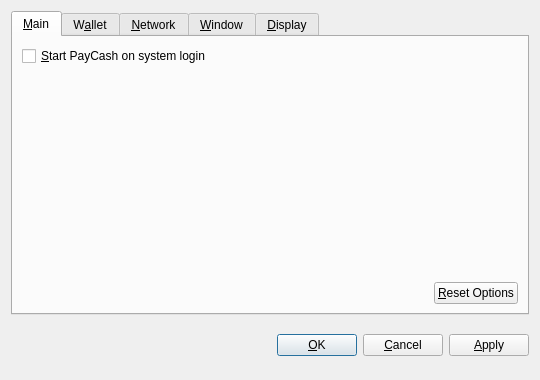
<?xml version="1.0" encoding="UTF-8"?>
<ui version="4.0">
 <class>OptionsDialog</class>
 <widget class="QDialog" name="OptionsDialog">
  <property name="geometry">
   <rect>
    <x>0</x>
    <y>0</y>
    <width>540</width>
    <height>380</height>
   </rect>
  </property>
  <property name="windowTitle">
   <string>Options</string>
  </property>
  <property name="modal">
   <bool>true</bool>
  </property>
  <layout class="QVBoxLayout" name="verticalLayout">
   <item>
    <widget class="QTabWidget" name="tabWidget">
     <property name="tabPosition">
      <enum>QTabWidget::North</enum>
     </property>
     <property name="currentIndex">
      <number>0</number>
     </property>
     <widget class="QWidget" name="tabMain">
      <attribute name="title">
       <string>&amp;Main</string>
      </attribute>
      <layout class="QVBoxLayout" name="verticalLayout_Main">
       <item>
        <widget class="QCheckBox" name="bitcoinAtStartup">
         <property name="toolTip">
          <string>Automatically start PayCash after logging in to the system.</string>
         </property>
         <property name="text">
          <string>&amp;Start PayCash on system login</string>
         </property>
        </widget>
       </item>
       <item>
        <spacer name="verticalSpacer_Main">
         <property name="orientation">
          <enum>Qt::Vertical</enum>
         </property>
         <property name="sizeHint" stdset="0">
          <size>
           <width>20</width>
           <height>40</height>
          </size>
         </property>
        </spacer>
       </item>
       <item>
        <layout class="QHBoxLayout" name="horizontalLayout_2_Main">
         <item>
          <spacer name="horizontalSpacer_2_Main">
           <property name="orientation">
            <enum>Qt::Horizontal</enum>
           </property>
           <property name="sizeHint" stdset="0">
            <size>
             <width>40</width>
             <height>20</height>
            </size>
           </property>
          </spacer>
         </item>
         <item>
          <widget class="QPushButton" name="resetButton">
           <property name="toolTip">
            <string>Reset all client options to default.</string>
           </property>
           <property name="text">
            <string>&amp;Reset Options</string>
           </property>
           <property name="autoDefault">
            <bool>false</bool>
           </property>
          </widget>
         </item>
        </layout>
       </item>
      </layout>
     </widget>
     <widget class="QWidget" name="tabWallet">
      <attribute name="title">
       <string>W&amp;allet</string>
      </attribute>
      <layout class="QVBoxLayout" name="verticalLayout_Network">
       <item>
        <widget class="QLabel" name="transactionFeeInfoLabel">
         <property name="text">
          <string>Optional transaction fee per kB that helps make sure your transactions are processed quickly. Most transactions are 1 kB.</string>
         </property>
         <property name="textFormat">
          <enum>Qt::PlainText</enum>
         </property>
         <property name="wordWrap">
          <bool>true</bool>
         </property>
        </widget>
       </item>
       <item>
        <layout class="QHBoxLayout" name="horizontalLayout_1_Main">
         <item>
          <widget class="QLabel" name="transactionFeeLabel">
           <property name="text">
            <string>Pay transaction &amp;fee</string>
           </property>
           <property name="textFormat">
            <enum>Qt::PlainText</enum>
           </property>
           <property name="buddy">
            <cstring>transactionFee</cstring>
           </property>
          </widget>
         </item>
         <item>
          <widget class="BitcoinAmountField" name="transactionFee"/>
         </item>
         <item>
          <spacer name="horizontalSpacer_1_Main">
           <property name="orientation">
            <enum>Qt::Horizontal</enum>
           </property>
           <property name="sizeHint" stdset="0">
            <size>
             <width>40</width>
             <height>20</height>
            </size>
           </property>
          </spacer>
         </item>
        </layout>
       </item>
       <item>
        <widget class="QLabel" name="label">
         <property name="text">
          <string>If you disable the spending of unconfirmed change, the change from a transaction cannot be used until that transaction has at least one confirmation. This also affects how your balance is computed.</string>
         </property>
         <property name="wordWrap">
          <bool>true</bool>
         </property>
        </widget>
       </item>
       <item>
        <widget class="QCheckBox" name="spendZeroConfChange">
         <property name="text">
          <string>Spend unconfirmed change  (experts only)</string>
         </property>
        </widget>
       </item>
       <item>
        <spacer name="verticalSpacer">
         <property name="orientation">
          <enum>Qt::Vertical</enum>
         </property>
         <property name="sizeHint" stdset="0">
          <size>
           <width>20</width>
           <height>40</height>
          </size>
         </property>
        </spacer>
       </item>
      </layout>
     </widget>
     <widget class="QWidget" name="tabNetwork">
      <attribute name="title">
       <string>&amp;Network</string>
      </attribute>
      <layout class="QVBoxLayout" name="verticalLayout_Network">
       <item>
        <widget class="QCheckBox" name="mapPortUpnp">
         <property name="toolTip">
          <string>Automatically open the PayCash client port on the router. This only works when your router supports UPnP and it is enabled.</string>
         </property>
         <property name="text">
          <string>Map port using &amp;UPnP</string>
         </property>
        </widget>
       </item>
       <item>
        <widget class="QCheckBox" name="connectSocks">
         <property name="toolTip">
          <string>Connect to the PayCash network through a SOCKS proxy (e.g. when connecting through Tor).</string>
         </property>
         <property name="text">
          <string>&amp;Connect through SOCKS proxy:</string>
         </property>
        </widget>
       </item>
       <item>
        <layout class="QHBoxLayout" name="horizontalLayout_Network">
         <item>
          <widget class="QLabel" name="proxyIpLabel">
           <property name="text">
            <string>Proxy &amp;IP:</string>
           </property>
           <property name="textFormat">
            <enum>Qt::PlainText</enum>
           </property>
           <property name="buddy">
            <cstring>proxyIp</cstring>
           </property>
          </widget>
         </item>
         <item>
          <widget class="QValidatedLineEdit" name="proxyIp">
           <property name="maximumSize">
            <size>
             <width>140</width>
             <height>16777215</height>
            </size>
           </property>
           <property name="toolTip">
            <string>IP address of the proxy (e.g. 127.0.0.1)</string>
           </property>
          </widget>
         </item>
         <item>
          <widget class="QLabel" name="proxyPortLabel">
           <property name="text">
            <string>&amp;Port:</string>
           </property>
           <property name="textFormat">
            <enum>Qt::PlainText</enum>
           </property>
           <property name="buddy">
            <cstring>proxyPort</cstring>
           </property>
          </widget>
         </item>
         <item>
          <widget class="QLineEdit" name="proxyPort">
           <property name="maximumSize">
            <size>
             <width>55</width>
             <height>16777215</height>
            </size>
           </property>
           <property name="toolTip">
            <string>Port of the proxy (e.g. 9050)</string>
           </property>
          </widget>
         </item>
         <item>
          <widget class="QLabel" name="socksVersionLabel">
           <property name="text">
            <string>SOCKS &amp;Version:</string>
           </property>
           <property name="textFormat">
            <enum>Qt::PlainText</enum>
           </property>
           <property name="buddy">
            <cstring>socksVersion</cstring>
           </property>
          </widget>
         </item>
         <item>
          <widget class="QValueComboBox" name="socksVersion">
           <property name="toolTip">
            <string>SOCKS version of the proxy (e.g. 5)</string>
           </property>
          </widget>
         </item>
         <item>
          <spacer name="horizontalSpacer_Network">
           <property name="orientation">
            <enum>Qt::Horizontal</enum>
           </property>
           <property name="sizeHint" stdset="0">
            <size>
             <width>40</width>
             <height>20</height>
            </size>
           </property>
          </spacer>
         </item>
        </layout>
       </item>
       <item>
        <spacer name="verticalSpacer_Network">
         <property name="orientation">
          <enum>Qt::Vertical</enum>
         </property>
         <property name="sizeHint" stdset="0">
          <size>
           <width>20</width>
           <height>40</height>
          </size>
         </property>
        </spacer>
       </item>
      </layout>
     </widget>
     <widget class="QWidget" name="tabWindow">
      <attribute name="title">
       <string>&amp;Window</string>
      </attribute>
      <layout class="QVBoxLayout" name="verticalLayout_Window">
       <item>
        <widget class="QCheckBox" name="minimizeToTray">
         <property name="toolTip">
          <string>Show only a tray icon after minimizing the window.</string>
         </property>
         <property name="text">
          <string>&amp;Minimize to the tray instead of the taskbar</string>
         </property>
        </widget>
       </item>
       <item>
        <widget class="QCheckBox" name="minimizeOnClose">
         <property name="toolTip">
          <string>Minimize instead of exit the application when the window is closed. When this option is enabled, the application will be closed only after selecting Quit in the menu.</string>
         </property>
         <property name="text">
          <string>M&amp;inimize on close</string>
         </property>
        </widget>
       </item>
       <item>
        <spacer name="verticalSpacer_Window">
         <property name="orientation">
          <enum>Qt::Vertical</enum>
         </property>
         <property name="sizeHint" stdset="0">
          <size>
           <width>20</width>
           <height>40</height>
          </size>
         </property>
        </spacer>
       </item>
      </layout>
     </widget>
     <widget class="QWidget" name="tabDisplay">
      <attribute name="title">
       <string>&amp;Display</string>
      </attribute>
      <layout class="QVBoxLayout" name="verticalLayout_Display">
       <item>
        <layout class="QHBoxLayout" name="horizontalLayout_1_Display">
         <item>
          <widget class="QLabel" name="langLabel">
           <property name="text">
            <string>User Interface &amp;language:</string>
           </property>
           <property name="textFormat">
            <enum>Qt::PlainText</enum>
           </property>
           <property name="buddy">
            <cstring>lang</cstring>
           </property>
          </widget>
         </item>
         <item>
          <widget class="QValueComboBox" name="lang">
           <property name="toolTip">
            <string>The user interface language can be set here. This setting will take effect after restarting PayCash.</string>
           </property>
          </widget>
         </item>
        </layout>
       </item>
       <item>
        <layout class="QHBoxLayout" name="horizontalLayout_2_Display">
         <item>
          <widget class="QLabel" name="unitLabel">
           <property name="text">
            <string>&amp;Unit to show amounts in:</string>
           </property>
           <property name="textFormat">
            <enum>Qt::PlainText</enum>
           </property>
           <property name="buddy">
            <cstring>unit</cstring>
           </property>
          </widget>
         </item>
         <item>
          <widget class="QValueComboBox" name="unit">
           <property name="toolTip">
            <string>Choose the default subdivision unit to show in the interface and when sending coins.</string>
           </property>
          </widget>
         </item>
        </layout>
       </item>
       <item>
        <widget class="QCheckBox" name="displayAddresses">
         <property name="toolTip">
          <string>Whether to show PayCash addresses in the transaction list or not.</string>
         </property>
         <property name="text">
          <string>&amp;Display addresses in transaction list</string>
         </property>
        </widget>
       </item>
       <item>
        <widget class="QCheckBox" name="coinControlFeatures">
         <property name="toolTip">
          <string>Whether to show coin control features or not.</string>
         </property>
         <property name="text">
          <string>Display coin &amp;control features (experts only!)</string>
         </property>
        </widget>
       </item>
       <item>
        <spacer name="verticalSpacer_Display">
         <property name="orientation">
          <enum>Qt::Vertical</enum>
         </property>
         <property name="sizeHint" stdset="0">
          <size>
           <width>20</width>
           <height>40</height>
          </size>
         </property>
        </spacer>
       </item>
      </layout>
     </widget>
    </widget>
   </item>
   <item>
    <layout class="QHBoxLayout" name="horizontalLayout_Buttons">
     <item>
      <spacer name="horizontalSpacer_1">
       <property name="orientation">
        <enum>Qt::Horizontal</enum>
       </property>
       <property name="sizeHint" stdset="0">
        <size>
         <width>40</width>
         <height>48</height>
        </size>
       </property>
      </spacer>
     </item>
     <item>
      <widget class="QLabel" name="statusLabel">
       <property name="font">
        <font>
         <weight>75</weight>
         <bold>true</bold>
        </font>
       </property>
       <property name="text">
        <string/>
       </property>
       <property name="textFormat">
        <enum>Qt::PlainText</enum>
       </property>
       <property name="wordWrap">
        <bool>true</bool>
       </property>
      </widget>
     </item>
     <item>
      <spacer name="horizontalSpacer_2">
       <property name="orientation">
        <enum>Qt::Horizontal</enum>
       </property>
       <property name="sizeHint" stdset="0">
        <size>
         <width>40</width>
         <height>48</height>
        </size>
       </property>
      </spacer>
     </item>
     <item>
      <widget class="QPushButton" name="okButton">
       <property name="text">
        <string>&amp;OK</string>
       </property>
      </widget>
     </item>
     <item>
      <widget class="QPushButton" name="cancelButton">
       <property name="text">
        <string>&amp;Cancel</string>
       </property>
       <property name="autoDefault">
        <bool>false</bool>
       </property>
      </widget>
     </item>
     <item>
      <widget class="QPushButton" name="applyButton">
       <property name="text">
        <string>&amp;Apply</string>
       </property>
       <property name="autoDefault">
        <bool>false</bool>
       </property>
      </widget>
     </item>
    </layout>
   </item>
  </layout>
 </widget>
 <customwidgets>
  <customwidget>
   <class>BitcoinAmountField</class>
   <extends>QSpinBox</extends>
   <header>bitcoinamountfield.h</header>
  </customwidget>
  <customwidget>
   <class>QValueComboBox</class>
   <extends>QComboBox</extends>
   <header>qvaluecombobox.h</header>
  </customwidget>
  <customwidget>
   <class>QValidatedLineEdit</class>
   <extends>QLineEdit</extends>
   <header>qvalidatedlineedit.h</header>
  </customwidget>
 </customwidgets>
 <resources/>
 <connections/>
</ui>
